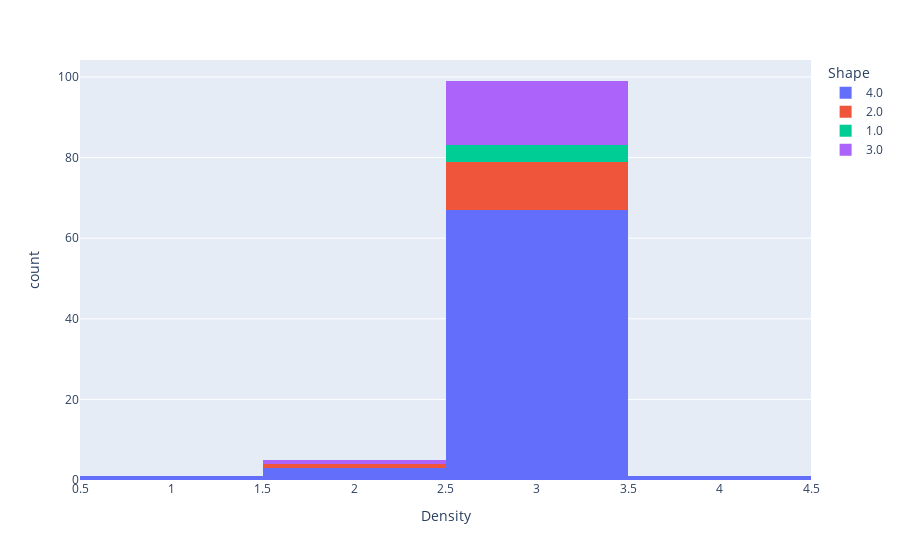

Source (notebook cell):
### Code cell
fig = px.histogram(margin3, x= "Density", color= "Shape")
fig.show()

### Figure 1 — Plotly figure (JSON) as saved in the notebook; plotly's stock layout.template omitted (floating-point values rounded to 4 significant figures)
{"data": [{"alignmentgroup": "True", "bingroup": "x", "hovertemplate": "Shape=4.0<br>Density=%{x}<br>count=%{y}<extra></extra>", "legendgroup": "4.0", "marker": {"color": "#636efa", "pattern": {"shape": ""}}, "name": "4.0", "offsetgroup": "4.0", "orientation": "v", "showlegend": true, "type": "histogram", "x": [1, 3, 3, 3, 2, 2, 3, 3, 3, 3, 3, 3, 3, 3, 3, 3, 3, 3, 3, 3, 3, 3, 3, 3, 3, 3, 3, 3, 3, 3, 3, 3, 3, 3, 3, 3, 3, 3, 3, 4, 3, 3, 3, 3, 3, 3, 3, 3, 3, 3, 3, 3, 3, 3, 3, 3, 3, 3, 3, 2, 3, 3, 3, 3, 3, 3, 3, 3, 3, 3, 3, 3], "xaxis": "x", "yaxis": "y"}, {"alignmentgroup": "True", "bingroup": "x", "hovertemplate": "Shape=2.0<br>Density=%{x}<br>count=%{y}<extra></extra>", "legendgroup": "2.0", "marker": {"color": "#EF553B", "pattern": {"shape": ""}}, "name": "2.0", "offsetgroup": "2.0", "orientation": "v", "showlegend": true, "type": "histogram", "x": [3, 3, 3, 3, 3, 3, 3, 3, 3, 3, 3, 2, 3], "xaxis": "x", "yaxis": "y"}, {"alignmentgroup": "True", "bingroup": "x", "hovertemplate": "Shape=1.0<br>Density=%{x}<br>count=%{y}<extra></extra>", "legendgroup": "1.0", "marker": {"color": "#00cc96", "pattern": {"shape": ""}}, "name": "1.0", "offsetgroup": "1.0", "orientation": "v", "showlegend": true, "type": "histogram", "x": [3, 3, 3, 3], "xaxis": "x", "yaxis": "y"}, {"alignmentgroup": "True", "bingroup": "x", "hovertemplate": "Shape=3.0<br>Density=%{x}<br>count=%{y}<extra></extra>", "legendgroup": "3.0", "marker": {"color": "#ab63fa", "pattern": {"shape": ""}}, "name": "3.0", "offsetgroup": "3.0", "orientation": "v", "showlegend": true, "type": "histogram", "x": [3, 3, 3, 3, 3, 3, 3, 3, 3, 3, 3, 3, 2, 3, 3, 3, 3], "xaxis": "x", "yaxis": "y"}], "layout": {"barmode": "relative", "legend": {"title": {"text": "Shape"}, "tracegroupgap": 0}, "margin": {"t": 60}, "xaxis": {"anchor": "y", "domain": [0, 1], "title": {"text": "Density"}}, "yaxis": {"anchor": "x", "domain": [0, 1], "title": {"text": "count"}}}}
